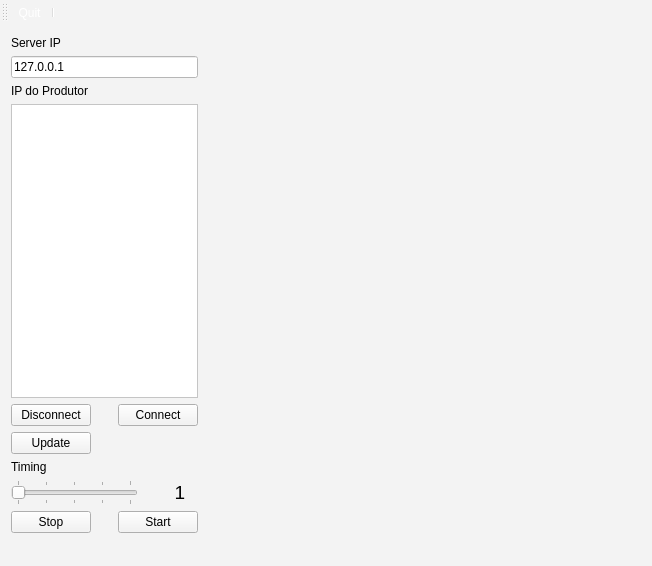
<?xml version="1.0" encoding="UTF-8"?>
<ui version="4.0">
 <class>MainWindow</class>
 <widget class="QMainWindow" name="MainWindow">
  <property name="geometry">
   <rect>
    <x>0</x>
    <y>0</y>
    <width>652</width>
    <height>566</height>
   </rect>
  </property>
  <property name="windowTitle">
   <string>Tcp Client Consumer</string>
  </property>
  <property name="styleSheet">
   <string notr="true">background-color: rgb(243, 243, 243);
border-bottom-color: rgb(46, 52, 54);</string>
  </property>
  <widget class="QWidget" name="centralWidget">
   <layout class="QGridLayout" name="gridLayout">
    <item row="0" column="0">
     <layout class="QHBoxLayout" name="horizontalLayout" stretch="30,70">
      <item>
       <layout class="QVBoxLayout" name="verticalLayout">
        <item>
         <widget class="QLabel" name="label">
          <property name="styleSheet">
           <string notr="true">color: rgb(0, 0, 0);</string>
          </property>
          <property name="text">
           <string>Server IP</string>
          </property>
         </widget>
        </item>
        <item>
         <widget class="QLineEdit" name="lineEditIp">
          <property name="styleSheet">
           <string notr="true">background-color: rgb(255, 255, 255);</string>
          </property>
          <property name="text">
           <string>127.0.0.1</string>
          </property>
         </widget>
        </item>
        <item>
         <widget class="QLabel" name="label_2">
          <property name="styleSheet">
           <string notr="true">color: rgb(0, 0, 0);</string>
          </property>
          <property name="text">
           <string>IP do Produtor</string>
          </property>
         </widget>
        </item>
        <item>
         <widget class="QListWidget" name="listWidgetIps">
          <property name="styleSheet">
           <string notr="true">background-color: rgb(255, 255, 255);
selection-color: rgb(0, 0, 0);
color: rgb(0, 0, 0);
selection-background-color: rgba(29, 28, 28, 159);</string>
          </property>
          <property name="currentRow">
           <number>-1</number>
          </property>
         </widget>
        </item>
        <item>
         <layout class="QHBoxLayout" name="horizontalLayout_3">
          <item>
           <widget class="QPushButton" name="pushButtonDisconnect">
            <property name="styleSheet">
             <string notr="true">color: rgb(0, 0, 0);</string>
            </property>
            <property name="text">
             <string>Disconnect</string>
            </property>
           </widget>
          </item>
          <item>
           <spacer name="horizontalSpacer_3">
            <property name="orientation">
             <enum>Qt::Horizontal</enum>
            </property>
            <property name="sizeHint" stdset="0">
             <size>
              <width>18</width>
              <height>20</height>
             </size>
            </property>
           </spacer>
          </item>
          <item>
           <widget class="QPushButton" name="pushButtonConnect">
            <property name="styleSheet">
             <string notr="true">color: rgb(0, 0, 0);</string>
            </property>
            <property name="text">
             <string>Connect</string>
            </property>
           </widget>
          </item>
         </layout>
        </item>
        <item>
         <layout class="QHBoxLayout" name="horizontalLayout_7">
          <item>
           <widget class="QPushButton" name="pushButtonUpdate">
            <property name="styleSheet">
             <string notr="true">color: rgb(0, 0, 0);</string>
            </property>
            <property name="text">
             <string>Update</string>
            </property>
           </widget>
          </item>
          <item>
           <spacer name="horizontalSpacer_2">
            <property name="orientation">
             <enum>Qt::Horizontal</enum>
            </property>
            <property name="sizeHint" stdset="0">
             <size>
              <width>158</width>
              <height>20</height>
             </size>
            </property>
           </spacer>
          </item>
         </layout>
        </item>
        <item>
         <widget class="QLabel" name="label_3">
          <property name="styleSheet">
           <string notr="true">color: rgb(0, 0, 0);</string>
          </property>
          <property name="text">
           <string>Timing</string>
          </property>
         </widget>
        </item>
        <item>
         <layout class="QHBoxLayout" name="horizontalLayout_6" stretch="70,10,20">
          <item>
           <widget class="QSlider" name="horizontalSliderTiming">
            <property name="styleSheet">
             <string notr="true">selection-background-color: rgb(255, 255, 255);
tick-color: rgb(46, 52, 54);</string>
            </property>
            <property name="minimum">
             <number>1</number>
            </property>
            <property name="maximum">
             <number>5</number>
            </property>
            <property name="orientation">
             <enum>Qt::Horizontal</enum>
            </property>
            <property name="tickPosition">
             <enum>QSlider::TicksBothSides</enum>
            </property>
            <property name="tickInterval">
             <number>1</number>
            </property>
           </widget>
          </item>
          <item>
           <spacer name="horizontalSpacer_6">
            <property name="orientation">
             <enum>Qt::Horizontal</enum>
            </property>
            <property name="sizeHint" stdset="0">
             <size>
              <width>13</width>
              <height>22</height>
             </size>
            </property>
           </spacer>
          </item>
          <item>
           <widget class="QLabel" name="labelTiming">
            <property name="font">
             <font>
              <pointsize>14</pointsize>
             </font>
            </property>
            <property name="focusPolicy">
             <enum>Qt::NoFocus</enum>
            </property>
            <property name="contextMenuPolicy">
             <enum>Qt::DefaultContextMenu</enum>
            </property>
            <property name="styleSheet">
             <string notr="true">color: rgb(0, 0, 0);</string>
            </property>
            <property name="frameShape">
             <enum>QFrame::NoFrame</enum>
            </property>
            <property name="frameShadow">
             <enum>QFrame::Plain</enum>
            </property>
            <property name="text">
             <string>1</string>
            </property>
            <property name="textFormat">
             <enum>Qt::RichText</enum>
            </property>
            <property name="alignment">
             <set>Qt::AlignCenter</set>
            </property>
           </widget>
          </item>
         </layout>
        </item>
        <item>
         <layout class="QHBoxLayout" name="horizontalLayout_4">
          <item>
           <widget class="QPushButton" name="pushButtonConnectStop">
            <property name="styleSheet">
             <string notr="true">color: rgb(0, 0, 0);</string>
            </property>
            <property name="text">
             <string>Stop</string>
            </property>
           </widget>
          </item>
          <item>
           <spacer name="horizontalSpacer_7">
            <property name="orientation">
             <enum>Qt::Horizontal</enum>
            </property>
            <property name="sizeHint" stdset="0">
             <size>
              <width>18</width>
              <height>20</height>
             </size>
            </property>
           </spacer>
          </item>
          <item>
           <widget class="QPushButton" name="pushButtonConnectStart">
            <property name="styleSheet">
             <string notr="true">color: rgb(0, 0, 0);</string>
            </property>
            <property name="text">
             <string>Start</string>
            </property>
           </widget>
          </item>
         </layout>
        </item>
       </layout>
      </item>
      <item>
       <widget class="Ploter" name="widgetGrafico" native="true"/>
      </item>
     </layout>
    </item>
   </layout>
  </widget>
  <widget class="QMenuBar" name="menuBar">
   <property name="geometry">
    <rect>
     <x>0</x>
     <y>0</y>
     <width>652</width>
     <height>21</height>
    </rect>
   </property>
   <property name="styleSheet">
    <string notr="true">color: rgb(255, 255, 255);</string>
   </property>
  </widget>
  <widget class="QToolBar" name="mainToolBar">
   <property name="styleSheet">
    <string notr="true">color: rgb(255, 255, 255);</string>
   </property>
   <attribute name="toolBarArea">
    <enum>TopToolBarArea</enum>
   </attribute>
   <attribute name="toolBarBreak">
    <bool>false</bool>
   </attribute>
   <addaction name="actionQuit"/>
   <addaction name="separator"/>
  </widget>
  <widget class="QStatusBar" name="statusBar"/>
  <action name="actionQuit">
   <property name="text">
    <string>Quit</string>
   </property>
  </action>
 </widget>
 <layoutdefault spacing="6" margin="11"/>
 <customwidgets>
  <customwidget>
   <class>Ploter</class>
   <extends>QWidget</extends>
   <header>ploter.h</header>
   <container>1</container>
  </customwidget>
 </customwidgets>
 <resources/>
 <connections>
  <connection>
   <sender>horizontalSliderTiming</sender>
   <signal>valueChanged(int)</signal>
   <receiver>labelTiming</receiver>
   <slot>setNum(int)</slot>
   <hints>
    <hint type="sourcelabel">
     <x>123</x>
     <y>491</y>
    </hint>
    <hint type="destinationlabel">
     <x>179</x>
     <y>484</y>
    </hint>
   </hints>
  </connection>
  <connection>
   <sender>listWidgetIps</sender>
   <signal>doubleClicked(QModelIndex)</signal>
   <receiver>MainWindow</receiver>
   <slot>updateLineEditIP()</slot>
   <hints>
    <hint type="sourcelabel">
     <x>48</x>
     <y>269</y>
    </hint>
    <hint type="destinationlabel">
     <x>5</x>
     <y>197</y>
    </hint>
   </hints>
  </connection>
 </connections>
 <slots>
  <slot>tcpConnect(QString)</slot>
  <slot>updateLineEditIP()</slot>
  <slot>slot2()</slot>
 </slots>
</ui>
